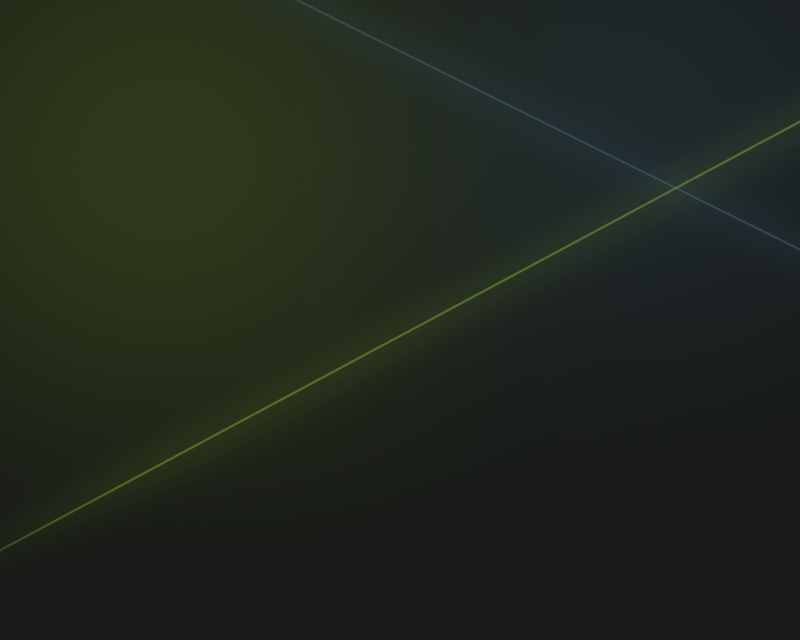
#> input picture Hosts/MonatroxPortfolio.Blazor/wwwroot/Content/Images/neon-glow.webp, 1600 x 1280 px (shown at 1/2 size)
$ python render-neon-experiments.py
#> lines starting #> are read from the running program, lines starting #| are printed output that depends on the picture
#!/usr/bin/env python3
"""Create experimental derivatives without changing the original Neon artwork or photographs. Pillow only."""
import hashlib
from pathlib import Path

from PIL import Image, ImageOps

root = Path(__file__).resolve().parents[1] / 'Hosts/MonatroxPortfolio.Blazor/wwwroot/Content/Images'
baseline = root / 'neon-glow.webp'
before = hashlib.sha256(baseline.read_bytes()).hexdigest()
assert before.startswith('1b606b362edf'), 'Review the experiment inputs if the original Neon artwork changes.'

# Match the existing 72px CSS grid, including the two lines' overlapping alpha.
grid = Image.new('RGBA', (72, 72))
#> grid: PIL image 72x72 RGBA; every value is 0
for coordinate in range(72):
    grid.putpixel((coordinate, 0), (168, 212, 56, 5))
    grid.putpixel((0, coordinate), (168, 212, 56, 5))
grid.putpixel((0, 0), (168, 212, 56, 10))
grid.save(root / 'neon-grid.png', optimize=True)
with Image.open(root / 'neon-grid.png') as saved:
    assert saved.size == (72, 72) and saved.getpixel((0, 0))[3] == 10
    assert saved.getpixel((1, 0))[3] == saved.getpixel((0, 1))[3] == 5
    assert saved.getpixel((1, 1))[3] == 0

for name, image in [
    ('neon-lowres.webp', Image.open(baseline).resize((800, 640), Image.Resampling.LANCZOS)),
    ('neon-mirror.webp', ImageOps.mirror(Image.open(baseline)).resize((1000, 800), Image.Resampling.LANCZOS)),
]:
    image.save(root / name, format='WEBP', lossless=True, method=6)
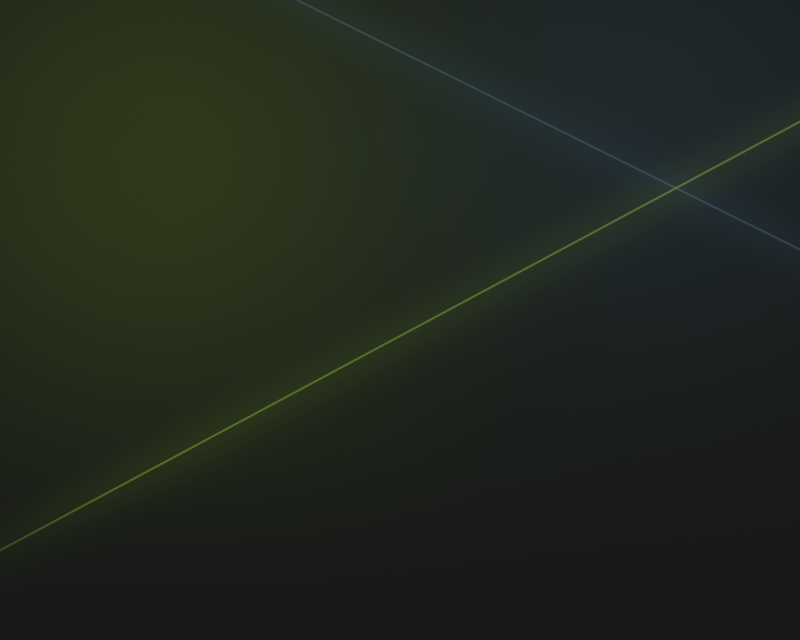
#> saved as neon-lowres.webp: PIL image 800x640 RGB; mean R, G, B 32.8, 39.3, 29.9
    assert Image.open(root / name).size == image.size

for source, name, size in [
    ('MX Abstract Logo Cleaned.png', 'neon-hero.webp', 512),
    ('monatrox-about.jpg', 'neon-portrait.webp', 960),
]:
    original = root / source
#> (the run stopped early here; a loop or call above may not have finished)
